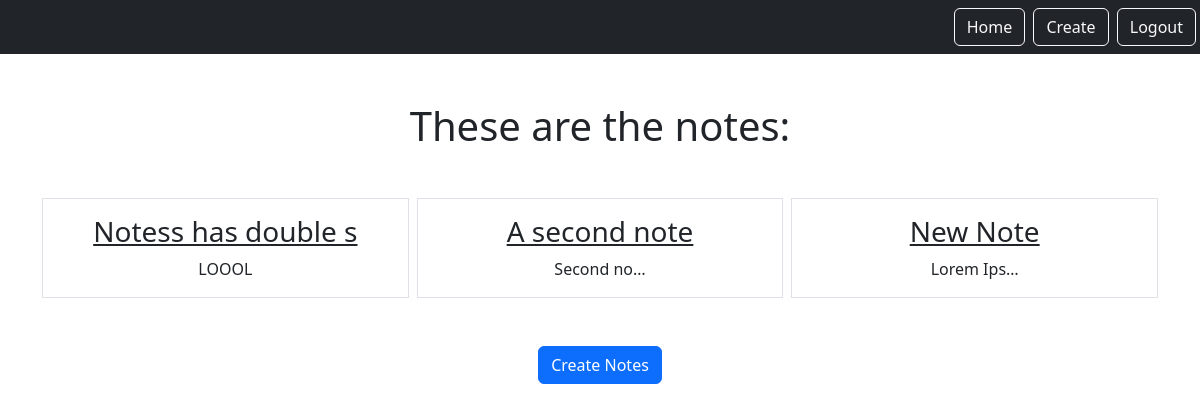
Page /smart/notes (signed in) on the earlier database version.
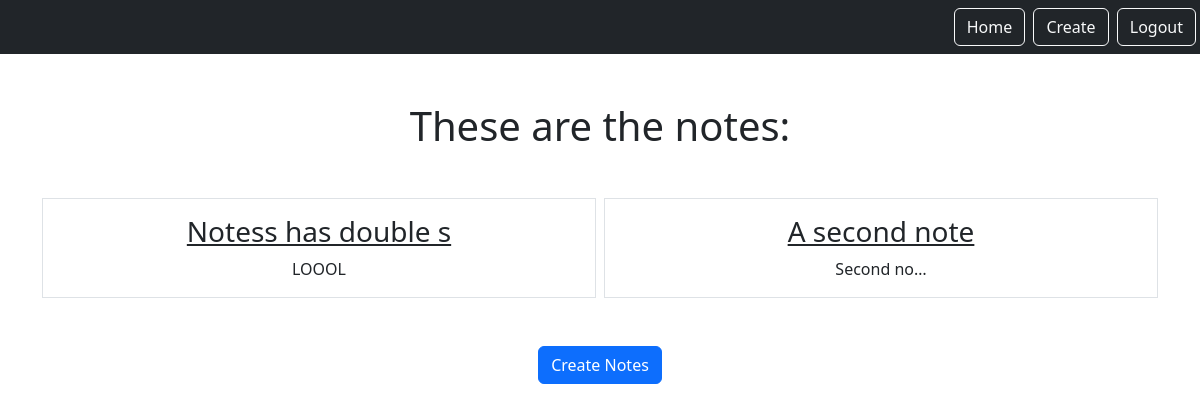
Same page on the later database version.
### notes/models.py (models this page shows)
class Notes(models.Model):
    title = models.CharField(max_length=140)
    text = models.TextField()
    created = models.DateTimeField(auto_now_add=True)
    user = models.ForeignKey(User, on_delete=models.CASCADE, related_name="notes")

### notes/views.py (the view)
# urls.py: path('notes', views.NotesListView.as_view(), name="notes.list"),
class NotesListView(LoginRequiredMixin, ListView):
    model = Notes
    context_object_name = "notes"   # here defines the name of context dicitonary
    template_name = "notes/notes_list.html"
    def get_queryset(self):
        return self.request.user.notes.all()

### notes/templates/notes/notes_list.html
{% extends "base.html" %}
{% block content %}
    <h1 class="my-5">These are the notes:</h1>
        <div class="row row-cols3 g-2">
            {% for note in notes %}
            <div class="col">
                <div class="p-3 border">
                    <a href="{% url 'notes.detail' pk=note.id%}" class="text-dark tex-decoration-non"><h3>{{note.title}}</h3></a>
                    {{note.text | truncatechars:10}}
                </div>
            </div>
            {% endfor %}
        </div>
        <a href="{% url 'notes.new'%}" class="btn btn-primary my-5">Create Notes</a>
{% endblock %}

Differences in the rows shown:
removed Notes: title "New Note", text "Lorem Ips…"
